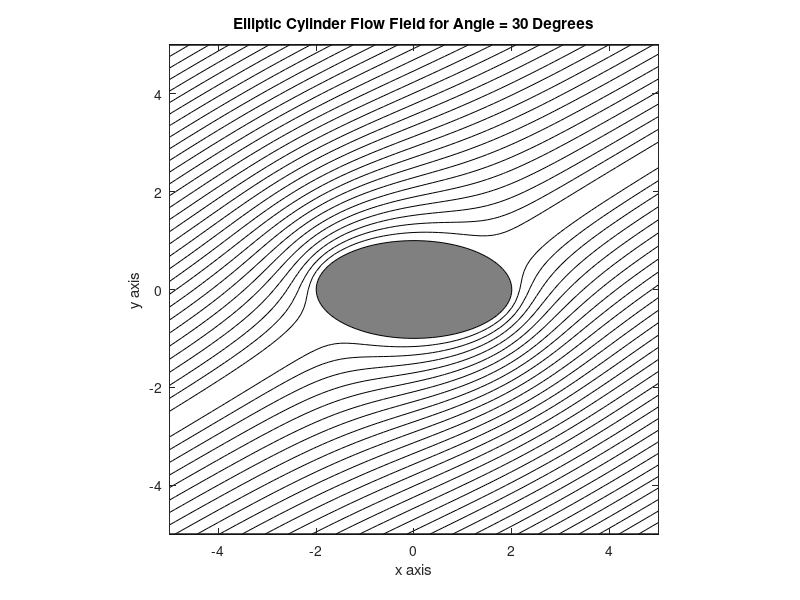

MATLAB code for this plot:
function [x,y,F]=elipcyl(a,n,rx,ry,ang)
% 
% [x,y,F]=elipcyl(a,n,rx,ry,ang)
% ~~~~~~~~~~~~~~~~~~~~~~~~~~~~~~
%
% This function computes the flow field around 
% an elliptic cylinder. The velocity direction 
% at infinity is arbitrary.
%
% a     - defines the region -a<x<a, -a<y<a 
%         within which the flow field is 
%         computed
% n     - this determines the grid size which 
%         uses n by n points
% rx,ry - major and minor semi-diameters af the 
%         ellipse lying on the x and y axes, 
%         respectively
% ang -   the angle in degrees which the 
%         velocity at infinity makes with the 
%         x axis
%
% x,y   - matrices of points where the velocity 
%         potential is computed
% F     - matrix of complex velocity potential 
%         values. This function is set to zero 
%         inside the ellipse, where the 
%         potential is actually not defined
%
% User m functions called:  none

% default data for a 2 by 1 ellipse
if nargin==0 
 a=5; n=81; rx=2; ry=1; ang=30;
end 

% Compute a square grid in the z plane.
ar=pi/180*ang; p=(rx+ry)/2*exp(-i*ar); 
cp=conj(p); d=linspace(-a,a,n); 
[x,y]=meshgrid(d,d); m=sqrt(rx^2-ry^2);

% Obtain points in the zeta plane outside 
% the ellipse 
z=x(:)+i*y(:); k=find((x/rx).^2+(y/ry).^2>=1); 
Z=z(k); zeta=(Z+sqrt(Z-m).*sqrt(Z+m))/(rx+ry); 
F=zeros(n*n,1);

% Evaluate the potential for a circular 
% cylinder
F(k)=p*zeta+cp./zeta; F=reshape(F,n,n);

% Contour the stream function to show the 
% direction of flow

clf; contourf(x(1,:),y(:,1),abs(imag(F)),30);
axis('square'); zb=exp(i*linspace(0,2*pi,101)); 
xb=rx*real(zb); yb=ry*imag(zb);
xb(end)=xb(1); yb(end)=yb(1);
hold on; fill(xb,yb,[.5 .5 .5]); 
xlabel('x axis'); ylabel('y axis');
title(['Elliptic Cylinder Flow Field for ', ...
       'Angle = ',num2str(ang),' Degrees']); 
colormap([1 1 1]); figure(gcf); hold off;
%print -deps elipcyl
